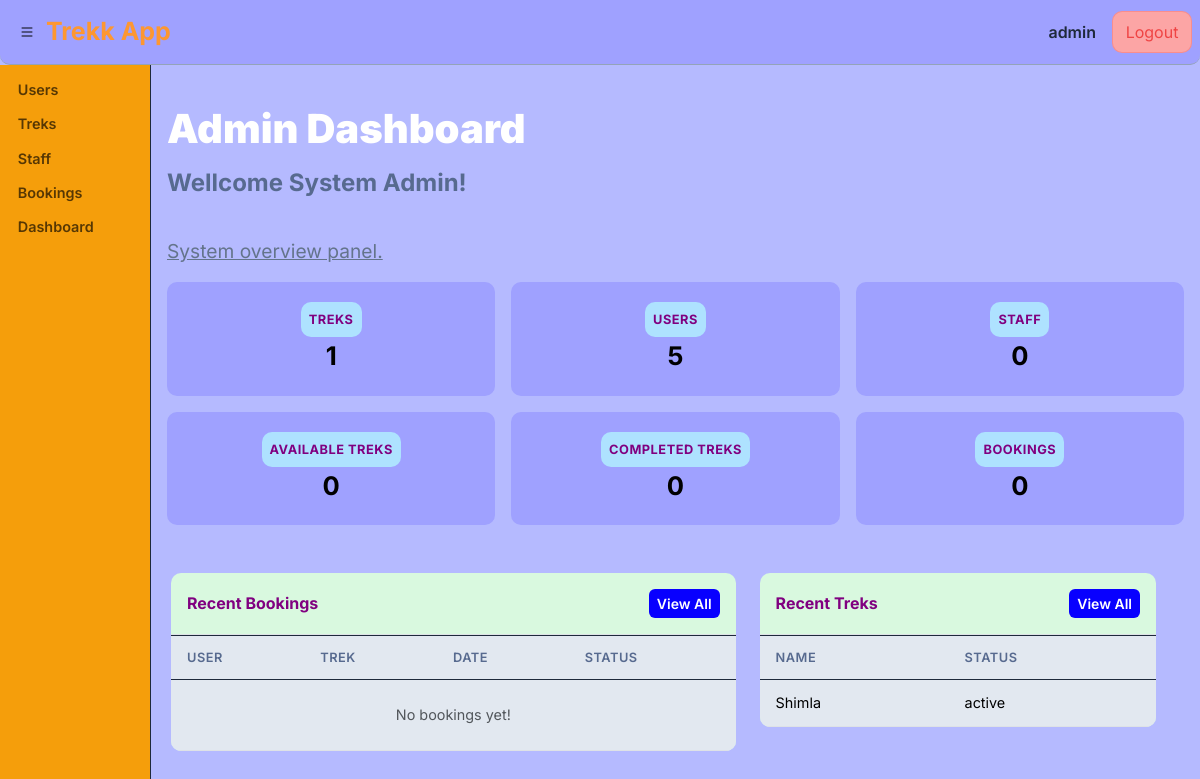
The page /admin/admin_dashboard (signed in) on the database as committed earlier.
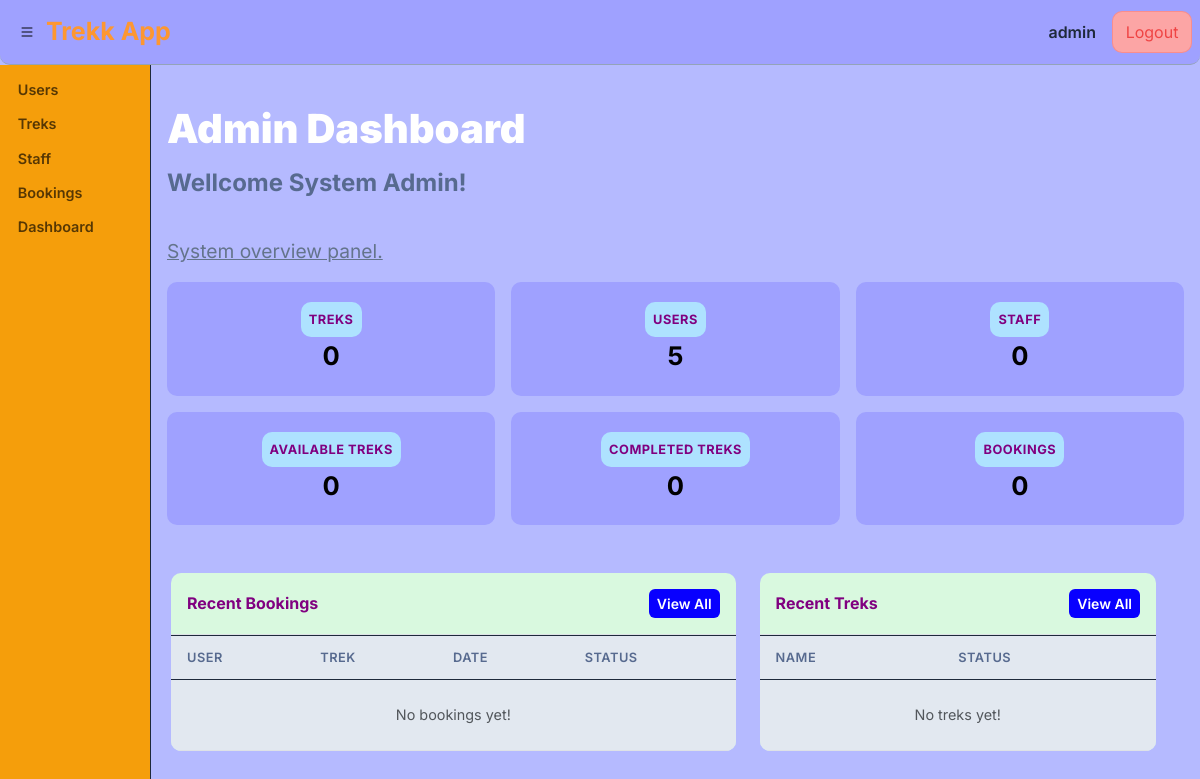
The same page on the database as committed later.
### models.py (models this page shows, shortened)
class TREKK(db.Model): # trek table(entity)
    __tablename__ = 'trek'
    trek_id = db.Column(db.Integer,primary_key=True)
    name = db.Column(db.String(150), nullable=False)
    difficulty = db.Column(db.String(50), nullable=False) # easy , moderate or hard
    duration = db.Column(db.String(50), nullable=False) # '2 days' or '5 days'
    location = db.Column(db.String(40),nullable=False)
    total_slots = db.Column(db.Integer, nullable=False)
    avl_slots = db.Column(db.Integer, nullable=False)
    assigned_staff_id = db.Column(db.Integer, db.ForeignKey("user.user_id"))
    discription = db.Column(db.Text, nullable=True)
    price = db.Column(db.Float, nullable=False) # 2000.50, 2500.40
    status = db.Column(db.String(50), nullable=False,default="inactive" )  # active or inactive
    start_date = db.Column(db.Date, nullable=False)
    end_date = db.Column(db.Date, nullable=False)
    date_of_create = db.Column(db.DateTime, default=datetime.utcnow)
    booked_treks = db.relationship("BOOKING", backref="trek", lazy=True)

### routes/admin_route.py (the view)
@admin_bp.route("/admin_dashboard")
@role_validator("admin")
def admin_dashboard():
    app_data = {
        'treks': TREKK.query.count(),
        'users' : USER.query.filter_by(role='user').count(),
        'staffs' : USER.query.filter_by(role="staff").count(),
        'avl_treks' :TREKK.query.filter_by(status="Open").count(),
        'completed_treks' : TREKK.query.filter_by(status="Completed").count(),
        'bookings' :BOOKING.query.count()
    }
    bookings = (
        db.session.query(BOOKING)
        .options(joinedload(BOOKING.user), joinedload(BOOKING.trek))
        .order_by(BOOKING.booking_date.desc()).limit(5).all()
    )
    newly_treks = TREKK.query.order_by(TREKK.date_of_create.desc()).limit(5).all()
    return render_template("/admin/admin_dashboard.html", app_data=app_data, bookings=bookings, newly_treks=newly_treks)

### routes/admin_route.py (called while the page is built)
def login_validator(func):
    @wraps(func)
    def decorated(*a, **kw):
        if 'user_id' not in session:
            flash("Please Log in to your Account First!", "warning")
            return redirect(url_for('auth.main'))
        return func(*a, **kw)
    return decorated

def role_validator(*roles):
    def wrapper(func):
        @wraps(func)
        @login_validator
        def decorated(*a, **kw):
            if session.get('role') not in roles:
                flash("Invalid User! Access Forbiden.", "danger")
                return redirect(url_for('auth.main'))
            return func(*a, **kw)
        return decorated
    return wrapper

### templates/admin/admin_dashboard.html (shortened to what this page needs)
{% extends "base.html" %}
{% block content %}
<div class="page-heading">
    <h1>Admin Dashboard</h1>
    <h3>Wellcome System Admin!</h3>
    <u>System overview panel.</u>
</div>
<div class="row g-3 mb-4">
  <div class="col-md-4 col-6">
    <div class="data-card ">
      <div class="d-flex align-items-center justify-content-center"><div class="data-label ">Treks</div></div>
      <div class="data-output">{{ app_data.treks }}</div>
    </div>
  </div>
  <div class="col-md-4 col-6">
    <div class="data-card">
      <div class="d-flex align-items-center justify-content-center"><span class="data-label ">Users</span></div>
      <div class="data-output">{{ app_data.users }}</div>
    </div>
  </div>
  <div class="col-md-4 col-6">
    <div class="data-card">
      <div class="d-flex align-items-center justify-content-center"><span class="data-label ">Staff</span></div>
      <div class="data-output">{{ app_data.staffs }}</div>
    </div>
  </div>
  <div class="col-md-4 col-6">
    <div class="data-card">
      <div class="d-flex align-items-center justify-content-center"><span class="data-label ">Available Treks</span></div>
      <div class="data-output">{{ app_data.avl_treks }}</div>
    </div>
  </div>
  <div class="col-md-4 col-6">
    <div class="data-card">
      <div class="d-flex align-items-center justify-content-center"><span class="data-label ">Completed Treks</span></div>
      <div class="data-output">{{ app_data.completed_treks }}</div>
    </div>
  </div>
  <div class="col-md-4 col-6">
    <div class="data-card">
      <div class="d-flex align-items-center justify-content-center"><span class="data-label ">Bookings</span></div>
      <div class="data-output">{{ app_data.bookings }}</div>
    </div>
  </div>
<div class="row gy-4 ">
  <div class="col-lg-7">
    <div class="table-panel">
      <div class="p-3 border-bottom d-flex justify-content-between align-items-center">
        <h6 class="mb-0 fw-bold" style="color: purple;">Recent Bookings</h6>
        <a href="" class="btn btn-sm btn-accent">View All</a>
      </div>
      <div class="control_table">
        <table class="table">
          <thead><tr><th>User</th><th>Trek</th><th>Date</th><th>Status</th></tr></thead>
          <tbody>
          {% for booking, user, trek in bookings %}
          <tr>
            <td>{{ user.full_name }}</td>
            <td>{{ trek.name }}</td>
            <td>{{ booking.booking_date.strftime('%Y-%m-%d') if booking.booking_date else '-' }}</td>
            <td>{{ booking.status}}</td>
          </tr>
          {% else %}
          <tr><td colspan="4" class="text-center text-muted py-4">No bookings yet!</td></tr>
          {% endfor %}
          </tbody>
        </table>
      </div>
    </div>
  </div>
  <div class="col-lg-5">
    <div class="table-panel">
      <div class="p-3 border-bottom d-flex justify-content-between align-items-center">
        <h6 class="mb-0 fw-bold" style="color: purple;">Recent Treks</h6>
        <a href="{{ url_for('admin.find_treks' ) }}" class="btn btn-sm btn-accent">View All</a>
      </div>
      <div class="control_table">
        <table class="table">
          <thead><tr><th>Name</th><th>Status</th></tr></thead>
          <tbody>
          {% for t in newly_treks %}
          <tr>
            <td>{{ t.name }}</td>
            <td>{{ t.status }}</td>
          </tr>
          {% else %}
          <tr><td colspan="2" class="text-center text-muted py-4">No treks yet!</td></tr>
          {% endfor %}
          </tbody>
        </table>
      </div>
    </div>
  </div>
</div>
{% endblock %}

Rows that differ between the two databases and show on the page:
removed TREKK: name "Shimla", status "active"
Other text that changed with them:
{{ app_data.treks }}: "1" → "0"
text now shown: "No treks yet!"
